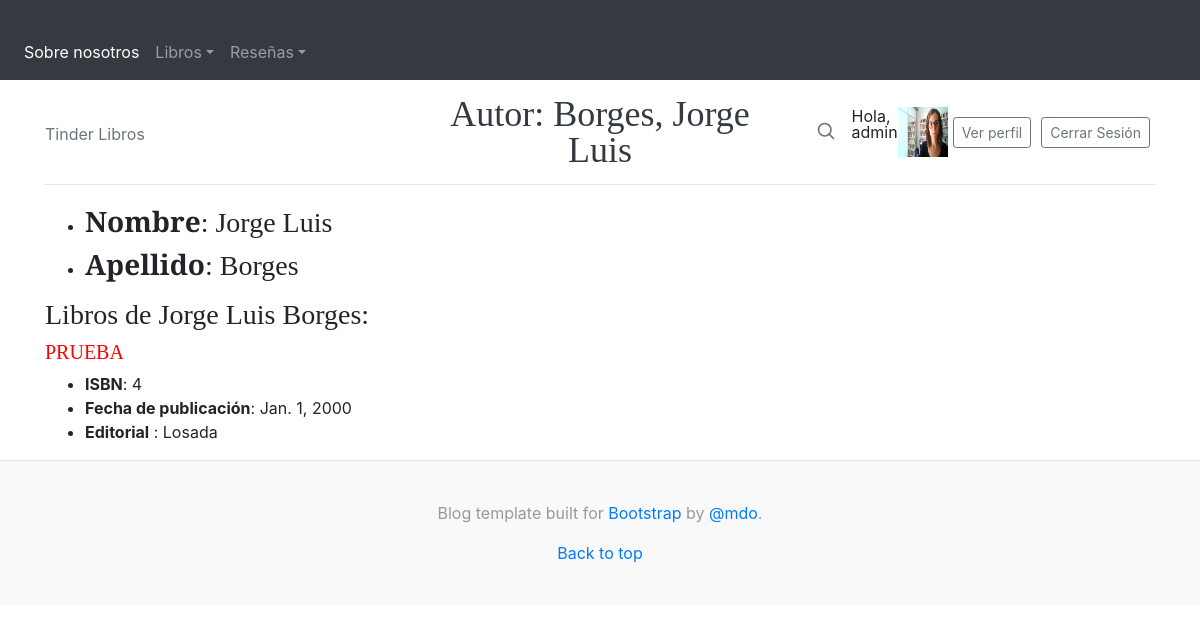
The page /libros/autorVista/1/ (signed in) on the database as committed earlier.
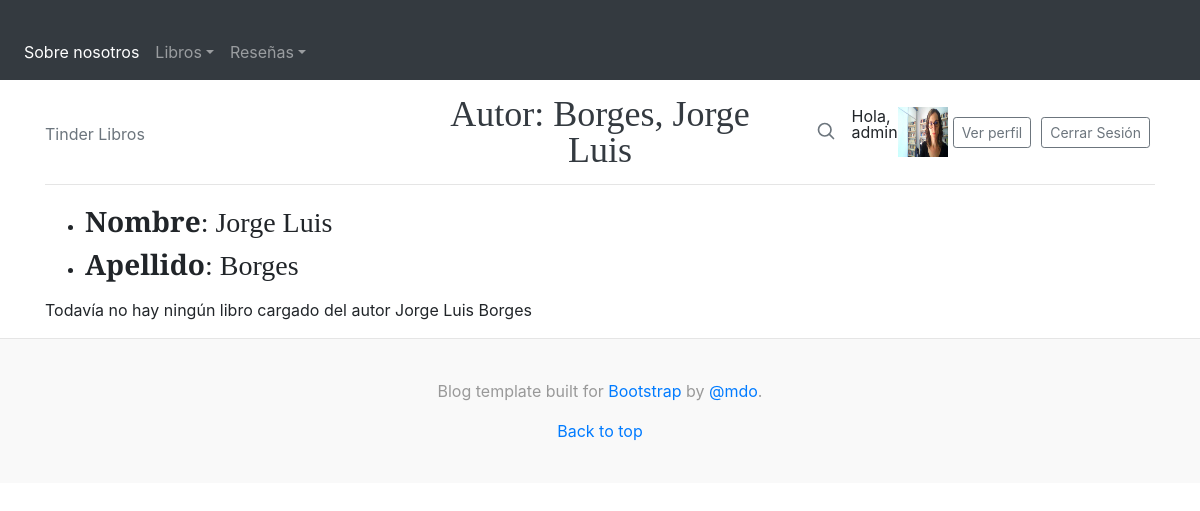
The same page on the database as committed later.
### Libros/models.py (models this page shows, shortened)
class Autor(models.Model):
    nombre= models.CharField(max_length=30)
    apellido= models.CharField(max_length=30)
    def __str__(self):
        return f"{self.apellido}, {self.nombre}"
    class Meta:
        ordering = ["apellido"]

class Libro(models.Model):
    titulo= models.CharField(max_length=100)
    isbn= models.CharField(max_length=30)
    fecha_publicacion = models.DateField()
    editorial = models.ForeignKey(Editorial,on_delete=models.CASCADE)
    autor = models.ForeignKey(Autor,on_delete=models.CASCADE)
    imagen=models.ImageField(null=True, blank=True, upload_to="imagenesLibros")
    class Meta:
        ordering = ["titulo"]

class Editorial(models.Model):
    nombre=models.CharField(max_length=40)
    email= models.EmailField()
    def __str__(self):
        return self.nombre
    class Meta:
        ordering = ["nombre"]

### Libros/views.py (the view)
# urls.py: path('autorVista/<id>/', views.autorVista, name="AutorVista"),
def autorVista(request, id):
    autor=Autor.objects.filter(id=id)
    autor=autor[0]
    libros=Libro.objects.filter(autor=autor)
    if len(libros)!=0:
        for libro in libros:
            libro_posts=Post.objects.filter(libro=libro)
            return render(request, "libros/autorVista.html",  {"id":id, "autor": autor, "libros":libros, "libro_posts":libro_posts} )
    else:
        return render(request, "libros/autorVista.html",  {"id":id, "autor": autor, "libros":libros} )

### Libros/templates/Libros/autorVista.html (shortened to what this page needs)
{% extends "Blog/padre_simple.html" %}
{% load static %}
{% block titulopagina %} Autor: {{ autor }}  {% endblock %}
{% block cuerpodelapagina %}
<ul>
    <li> <h3> <strong>Nombre</strong>: {{ autor.nombre }}</h3></li>
    <li> <h3> <strong>Apellido</strong>: {{ autor.apellido }}</h3></li>
</ul>
    {% if libros %}
    <h3>Libros de {{ autor.nombre }} {{ autor.apellido }}: </h3>
    {% for libro in libros %}
    <h5 style="color:red;">{{ libro.titulo }}</h5>
    <ul>
        <li> <strong>ISBN</strong>: {{ libro.isbn }}</li>
        <li> <strong>Fecha de publicación</strong>: {{ libro.fecha_publicacion }}</li>
        <li> <strong>Editorial</strong> : {{ libro.editorial }}</li>
    </ul>
    {% endfor %}
    {% else %}
    <p>Todavía no hay ningún libro cargado del autor {{ autor.nombre}} {{ autor.apellido }}</p>
    {% endif %}
    {% endblock %}

Rows that differ between the two databases and show on the page:
removed Libro: titulo "PRUEBA", isbn "4", fecha_publicacion "Jan. 1, 2000", editorial "Losada"
Other text that changed with them:
text no longer shown: "Libros de :"
text now shown: "Todavía no hay ningún libro cargado del autor"
